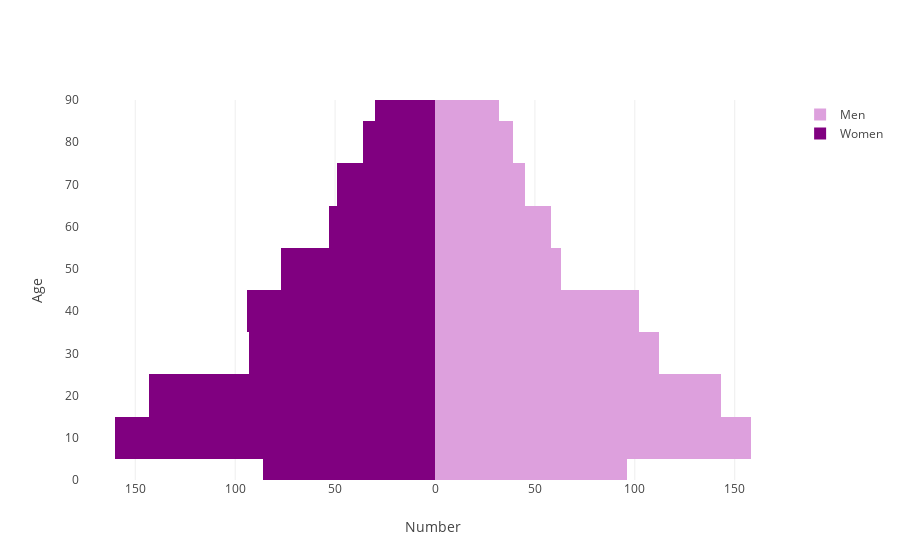

Write notebook code for a chart like this one.
### Markdown cell above
# Population Pyramid with Binning

### Code cell
import plotly.graph_objs as go

import numpy as np

layout = go.Layout(barmode='overlay',
                   yaxis=go.layout.YAxis(range=[0, 90], title='Age'),
                   xaxis=go.layout.XAxis(
                       tickvals=[-150, -100, -50, 0, 50, 100, 150],
                       ticktext=[150, 100, 50, 0, 50, 100, 150],
                       title='Number'))

data = [go.Histogram(
    y=np.random.exponential(50, 1000),
    orientation='h',
    name='Men',
    marker=dict(color='plum'),
    hoverinfo='skip'
),
    go.Histogram(
        y=np.random.exponential(55, 1000),
        orientation='h',
        name='Women',
        marker=dict(color='purple'),
        hoverinfo='skip',
        x=-1 * np.ones(1000),
        histfunc="sum"
    )
]

pyo.iplot(dict(data=data, layout=layout), filename='EXAMPLES/histogram_pyramid')

### Figure 1 — Plotly figure (JSON) as saved in the notebook; plotly's stock layout.template omitted (floating-point values rounded to 4 significant figures; data arrays with more than 128 entries replaced by an {"elided": "..."} marker saying what was removed)
{"data": [{"hoverinfo": "skip", "marker": {"color": "plum"}, "name": "Men", "orientation": "h", "type": "histogram", "uid": "99d9e962-ad21-47a8-b0ed-9e60ed4683f4", "y": {"elided": "1000 float values"}}, {"histfunc": "sum", "hoverinfo": "skip", "marker": {"color": "purple"}, "name": "Women", "orientation": "h", "type": "histogram", "uid": "80aa1bca-3563-45a4-b02d-01b6323addb9", "x": {"elided": "1000 int values"}, "y": {"elided": "1000 float values"}}], "layout": {"barmode": "overlay", "xaxis": {"ticktext": [150, 100, 50, 0, 50, 100, 150], "tickvals": [-150, -100, -50, 0, 50, 100, 150], "title": {"text": "Number"}}, "yaxis": {"range": [0, 90], "title": {"text": "Age"}}}}
